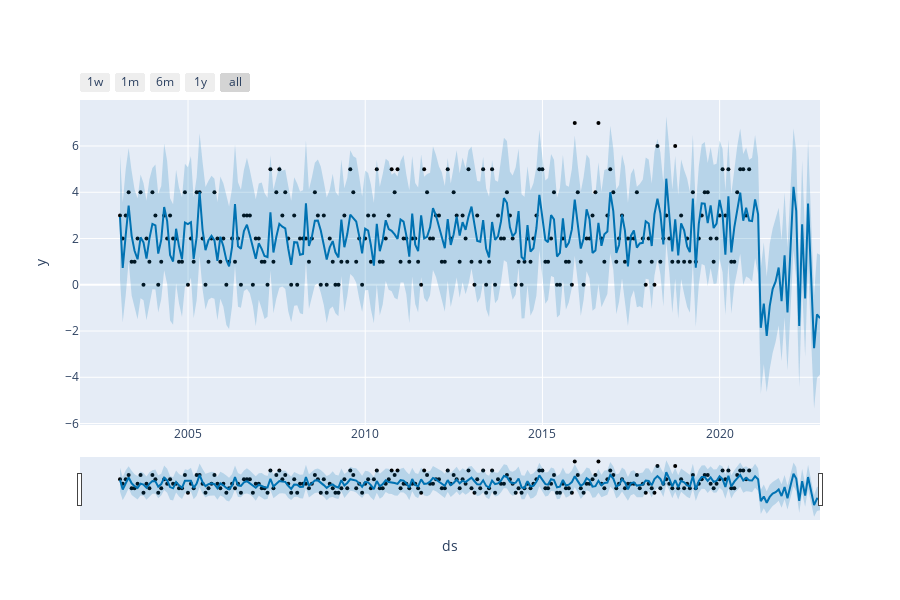

Notebook source saved alongside this figure:
### Markdown cell above
### ...now the murder dataframe

### Code cell
df_viol_mur_fbprophet = df_viol_mur

df_m = df_viol_mur_fbprophet.resample("M").size().reset_index()
df_m.columns = ["date", "monthly_crime_count"]
df_m_final = df_m.rename(columns={"date": "ds", "monthly_crime_count": "y"})

m = Prophet(interval_width=0.95, yearly_seasonality=False)
m.add_seasonality(name="monthly", period=30.5, fourier_order=10)
m.add_seasonality(name="quarterly", period=91.5, fourier_order=10)
m.add_seasonality(name="weekly", period=52.25, fourier_order=10)
m.fit(df_m_final)

future = m.make_future_dataframe(periods=24, freq="M")
pred = m.predict(future)
fig2_1 = m.plot_components(pred)
fig2_3 = plot_plotly(m, pred)
fig2_3

### Figure 1 — Plotly figure (JSON) as saved in the notebook; plotly's stock layout.template omitted (floating-point values rounded to 4 significant figures; data arrays with more than 128 entries replaced by an {"elided": "..."} marker saying what was removed)
{"data": [{"marker": {"color": "black", "size": 4}, "mode": "markers", "name": "Actual", "type": "scatter", "x": {"elided": "214 str values"}, "y": {"elided": "214 int values"}}, {"hoverinfo": "skip", "line": {"width": 0}, "mode": "lines", "type": "scatter", "x": {"elided": "238 str values"}, "y": {"elided": "238 float values"}}, {"fill": "tonexty", "fillcolor": "rgba(0, 114, 178, 0.2)", "line": {"color": "#0072B2", "width": 2}, "mode": "lines", "name": "Predicted", "type": "scatter", "x": {"elided": "238 str values"}, "y": {"elided": "238 float values"}}, {"fill": "tonexty", "fillcolor": "rgba(0, 114, 178, 0.2)", "hoverinfo": "skip", "line": {"width": 0}, "mode": "lines", "type": "scatter", "x": {"elided": "238 str values"}, "y": {"elided": "238 float values"}}], "layout": {"height": 600, "showlegend": false, "width": 900, "xaxis": {"rangeselector": {"buttons": [{"count": 7, "label": "1w", "step": "day", "stepmode": "backward"}, {"count": 1, "label": "1m", "step": "month", "stepmode": "backward"}, {"count": 6, "label": "6m", "step": "month", "stepmode": "backward"}, {"count": 1, "label": "1y", "step": "year", "stepmode": "backward"}, {"step": "all"}]}, "rangeslider": {"visible": true}, "title": {"text": "ds"}, "type": "date"}, "yaxis": {"title": {"text": "y"}}}}
